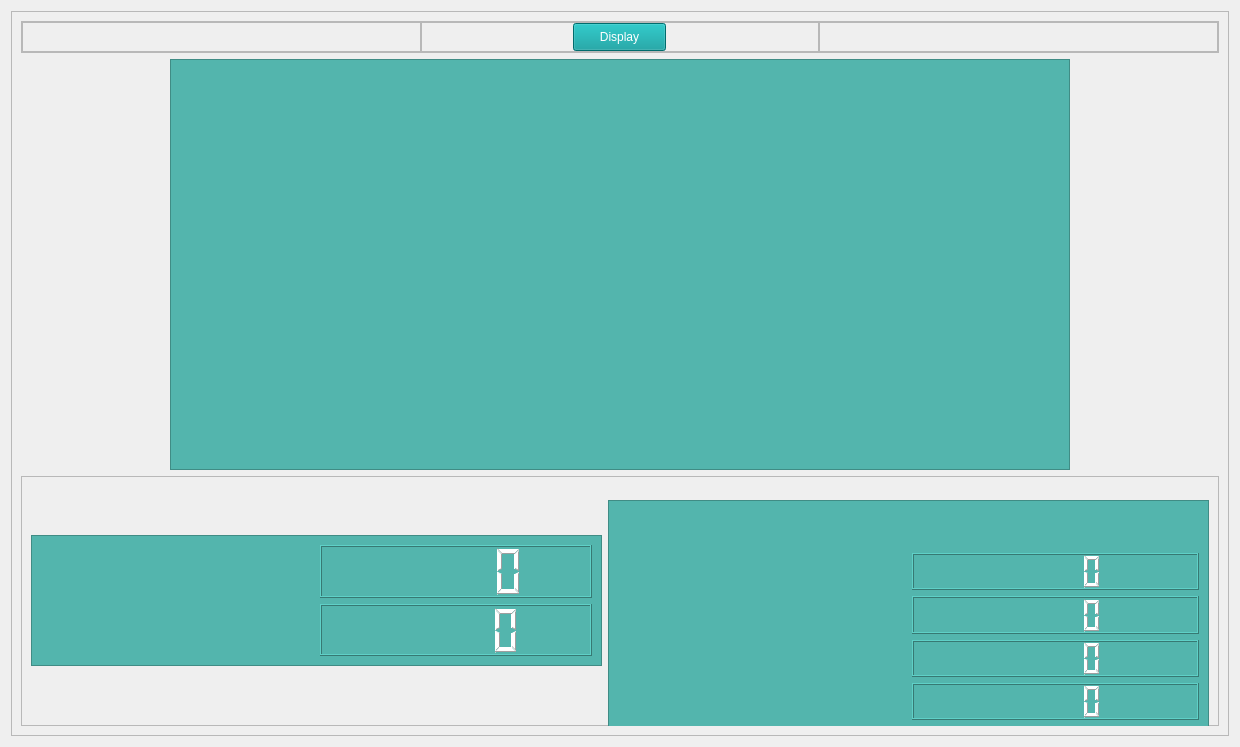
            <widget class="QWidget" name="Statistics_VG">
             <layout class="QVBoxLayout" name="verticalLayout_19">
              <item>
               <widget class="QFrame" name="frame_14">
                <property name="sizePolicy">
                 <sizepolicy hsizetype="Minimum" vsizetype="Minimum">
                  <horstretch>0</horstretch>
                  <verstretch>0</verstretch>
                 </sizepolicy>
                </property>
                <property name="frameShape">
                 <enum>QFrame::StyledPanel</enum>
                </property>
                <property name="frameShadow">
                 <enum>QFrame::Raised</enum>
                </property>
                <layout class="QVBoxLayout" name="verticalLayout_18">
                 <item>
                  <widget class="QFrame" name="frame_42">
                   <property name="minimumSize">
                    <size>
                     <width>0</width>
                     <height>32</height>
                    </size>
                   </property>
                   <property name="maximumSize">
                    <size>
                     <width>16777215</width>
                     <height>32</height>
                    </size>
                   </property>
                   <property name="frameShape">
                    <enum>QFrame::StyledPanel</enum>
                   </property>
                   <property name="frameShadow">
                    <enum>QFrame::Raised</enum>
                   </property>
                   <layout class="QHBoxLayout" name="horizontalLayout_34">
                    <property name="spacing">
                     <number>0</number>
                    </property>
                    <property name="leftMargin">
                     <number>0</number>
                    </property>
                    <property name="topMargin">
                     <number>0</number>
                    </property>
                    <property name="rightMargin">
                     <number>0</number>
                    </property>
                    <property name="bottomMargin">
                     <number>0</number>
                    </property>
                    <item>
                     <widget class="QFrame" name="frame_43">
                      <property name="styleSheet">
                       <string notr="true"/>
                      </property>
                      <property name="frameShape">
                       <enum>QFrame::StyledPanel</enum>
                      </property>
                      <property name="frameShadow">
                       <enum>QFrame::Raised</enum>
                      </property>
                     </widget>
                    </item>
                    <item>
                     <widget class="QFrame" name="frame_44">
                      <property name="maximumSize">
                       <size>
                        <width>16777215</width>
                        <height>30</height>
                       </size>
                      </property>
                      <property name="styleSheet">
                       <string notr="true">QPushButton{
	background-color: rgb(0, 151, 152);
	color: #fff;
}
QPushButton:hover{
    border-color: rgb(255, 255, 255);
	background-color: rgb(0, 181, 182);
}
QPushButton:pressed {
	background-color:  rgb(0, 191, 192);
	border-bottom: 2px solid rgb(255, 165, 24);
}</string>
                      </property>
                      <property name="frameShape">
                       <enum>QFrame::StyledPanel</enum>
                      </property>
                      <property name="frameShadow">
                       <enum>QFrame::Raised</enum>
                      </property>
                      <layout class="QHBoxLayout" name="horizontalLayout_35">
                       <property name="spacing">
                        <number>0</number>
                       </property>
                       <property name="leftMargin">
                        <number>0</number>
                       </property>
                       <property name="topMargin">
                        <number>0</number>
                       </property>
                       <property name="rightMargin">
                        <number>0</number>
                       </property>
                       <property name="bottomMargin">
                        <number>0</number>
                       </property>
                       <item>
                        <widget class="QPushButton" name="pushButton_2">
                         <property name="minimumSize">
                          <size>
                           <width>93</width>
                           <height>28</height>
                          </size>
                         </property>
                         <property name="maximumSize">
                          <size>
                           <width>93</width>
                           <height>28</height>
                          </size>
                         </property>
                         <property name="text">
                          <string>Display</string>
                         </property>
                        </widget>
                       </item>
                      </layout>
                     </widget>
                    </item>
                    <item>
                     <widget class="QFrame" name="frame_45">
                      <property name="styleSheet">
                       <string notr="true"/>
                      </property>
                      <property name="frameShape">
                       <enum>QFrame::StyledPanel</enum>
                      </property>
                      <property name="frameShadow">
                       <enum>QFrame::Raised</enum>
                      </property>
                     </widget>
                    </item>
                   </layout>
                  </widget>
                 </item>
                 <item alignment="Qt::AlignHCenter|Qt::AlignTop">
                  <widget class="QFrame" name="Stats_1_VG">
                   <property name="minimumSize">
                    <size>
                     <width>900</width>
                     <height>411</height>
                    </size>
                   </property>
                   <property name="maximumSize">
                    <size>
                     <width>900</width>
                     <height>411</height>
                    </size>
                   </property>
                   <property name="styleSheet">
                    <string notr="true">background-color: rgb(83, 181, 173);
</string>
                   </property>
                   <property name="frameShape">
                    <enum>QFrame::StyledPanel</enum>
                   </property>
                   <property name="frameShadow">
                    <enum>QFrame::Plain</enum>
                   </property>
                   <layout class="QVBoxLayout" name="verticalLayout_5">
                    <property name="leftMargin">
                     <number>10</number>
                    </property>
                    <property name="topMargin">
                     <number>0</number>
                    </property>
                    <property name="rightMargin">
                     <number>10</number>
                    </property>
                    <property name="bottomMargin">
                     <number>20</number>
                    </property>
                    <item>
                     <widget class="QLabel" name="T1_VG">
                      <property name="font">
                       <font>
                        <family>MS Shell Dlg 2</family>
                        <pointsize>13</pointsize>
                        <weight>50</weight>
                        <italic>false</italic>
                        <bold>false</bold>
                       </font>
                      </property>
                      <property name="styleSheet">
                       <string notr="true">color: rgb(255, 255, 255);
font: 13pt &quot;MS Shell Dlg 2&quot;;</string>
                      </property>
                      <property name="text">
                       <string/>
                      </property>
                      <property name="wordWrap">
                       <bool>false</bool>
                      </property>
                     </widget>
                    </item>
                    <item>
                     <widget class="QLabel" name="T2_VG">
                      <property name="styleSheet">
                       <string notr="true">color: rgb(255, 255, 255);
font: 13pt &quot;MS Shell Dlg 2&quot;;</string>
                      </property>
                      <property name="text">
                       <string/>
                      </property>
                      <property name="wordWrap">
                       <bool>false</bool>
                      </property>
                     </widget>
                    </item>
                    <item>
                     <widget class="QLabel" name="T3_VG">
                      <property name="styleSheet">
                       <string notr="true">color: rgb(255, 255, 255);
font: 13pt &quot;MS Shell Dlg 2&quot;;</string>
                      </property>
                      <property name="text">
                       <string/>
                      </property>
                      <property name="wordWrap">
                       <bool>false</bool>
                      </property>
                     </widget>
                    </item>
                    <item>
                     <widget class="QLabel" name="T4_VG">
                      <property name="styleSheet">
                       <string notr="true">color: rgb(255, 255, 255);
font: 13pt &quot;MS Shell Dlg 2&quot;;</string>
                      </property>
                      <property name="text">
                       <string/>
                      </property>
                      <property name="wordWrap">
                       <bool>false</bool>
                      </property>
                     </widget>
                    </item>
                    <item>
                     <widget class="QLabel" name="T5_VG">
                      <property name="styleSheet">
                       <string notr="true">color: rgb(255, 255, 255);
font: 13pt &quot;MS Shell Dlg 2&quot;;</string>
                      </property>
                      <property name="text">
                       <string/>
                      </property>
                      <property name="wordWrap">
                       <bool>false</bool>
                      </property>
                     </widget>
                    </item>
                    <item>
                     <widget class="QLabel" name="T6_VG">
                      <property name="styleSheet">
                       <string notr="true">color: rgb(255, 255, 255);
font: 13pt &quot;MS Shell Dlg 2&quot;;</string>
                      </property>
                      <property name="text">
                       <string/>
                      </property>
                      <property name="wordWrap">
                       <bool>false</bool>
                      </property>
                     </widget>
                    </item>
                    <item>
                     <widget class="QLabel" name="T7_VG">
                      <property name="styleSheet">
                       <string notr="true">color: rgb(255, 255, 255);
font: 13pt &quot;MS Shell Dlg 2&quot;;</string>
                      </property>
                      <property name="text">
                       <string/>
                      </property>
                      <property name="wordWrap">
                       <bool>false</bool>
                      </property>
                     </widget>
                    </item>
                   </layout>
                  </widget>
                 </item>
                 <item>
                  <widget class="QFrame" name="frame_17">
                   <property name="frameShape">
                    <enum>QFrame::StyledPanel</enum>
                   </property>
                   <property name="frameShadow">
                    <enum>QFrame::Raised</enum>
                   </property>
                   <layout class="QHBoxLayout" name="horizontalLayout_21">
                    <item>
                     <widget class="QFrame" name="Stats_2_VG">
                      <property name="minimumSize">
                       <size>
                        <width>571</width>
                        <height>131</height>
                       </size>
                      </property>
                      <property name="maximumSize">
                       <size>
                        <width>571</width>
                        <height>131</height>
                       </size>
                      </property>
                      <property name="styleSheet">
                       <string notr="true">background-color: rgb(83, 181, 173);
</string>
                      </property>
                      <property name="frameShape">
                       <enum>QFrame::StyledPanel</enum>
                      </property>
                      <property name="frameShadow">
                       <enum>QFrame::Raised</enum>
                      </property>
                      <layout class="QGridLayout" name="gridLayout_6">
                       <item row="0" column="0">
                        <widget class="QLabel" name="total_pes_VG">
                         <property name="styleSheet">
                          <string notr="true">color: rgb(255, 255, 255);
font: 12pt &quot;Calibri&quot;;</string>
                         </property>
                         <property name="text">
                          <string/>
                         </property>
                        </widget>
                       </item>
                       <item row="1" column="0">
                        <widget class="QLabel" name="total_defect_VG">
                         <property name="styleSheet">
                          <string notr="true">color: rgb(255, 255, 255);
font: 12pt &quot;Calibri&quot;;</string>
                         </property>
                         <property name="text">
                          <string/>
                         </property>
                        </widget>
                       </item>
                       <item row="0" column="1">
                        <widget class="QLCDNumber" name="num_pes_VG">
                         <property name="styleSheet">
                          <string notr="true">color: rgb(255, 255, 255);</string>
                         </property>
                        </widget>
                       </item>
                       <item row="1" column="1">
                        <widget class="QLCDNumber" name="num_defect_VG">
                         <property name="styleSheet">
                          <string notr="true">color: rgb(255, 255, 255);</string>
                         </property>
                        </widget>
                       </item>
                      </layout>
                     </widget>
                    </item>
                    <item>
                     <widget class="QFrame" name="Stats_3_VG">
                      <property name="minimumSize">
                       <size>
                        <width>601</width>
                        <height>230</height>
                       </size>
                      </property>
                      <property name="maximumSize">
                       <size>
                        <width>601</width>
                        <height>201</height>
                       </size>
                      </property>
                      <property name="styleSheet">
                       <string notr="true">background-color: rgb(83, 181, 173);
</string>
                      </property>
                      <property name="frameShape">
                       <enum>QFrame::StyledPanel</enum>
                      </property>
                      <property name="frameShadow">
                       <enum>QFrame::Raised</enum>
                      </property>
                      <layout class="QGridLayout" name="gridLayout_5">
                       <item row="1" column="1">
                        <widget class="QLCDNumber" name="numd1_VG">
                         <property name="styleSheet">
                          <string notr="true">color: rgb(255, 255, 255);</string>
                         </property>
                        </widget>
                       </item>
                       <item row="3" column="0">
                        <widget class="QLabel" name="d3_VG">
                         <property name="styleSheet">
                          <string notr="true">color: rgb(255, 255, 255);
font: 12pt &quot;Calibri&quot;;</string>
                         </property>
                         <property name="text">
                          <string/>
                         </property>
                        </widget>
                       </item>
                       <item row="4" column="0">
                        <widget class="QLabel" name="d4_VG">
                         <property name="styleSheet">
                          <string notr="true">color: rgb(255, 255, 255);
font: 12pt &quot;Calibri&quot;;</string>
                         </property>
                         <property name="text">
                          <string/>
                         </property>
                        </widget>
                       </item>
                       <item row="4" column="1">
                        <widget class="QLCDNumber" name="numd4_VG">
                         <property name="styleSheet">
                          <string notr="true">color: rgb(255, 255, 255);</string>
                         </property>
                        </widget>
                       </item>
                       <item row="2" column="0">
                        <widget class="QLabel" name="d2_VG">
                         <property name="styleSheet">
                          <string notr="true">color: rgb(255, 255, 255);
font: 12pt &quot;Calibri&quot;;</string>
                         </property>
                         <property name="text">
                          <string/>
                         </property>
                        </widget>
                       </item>
                       <item row="2" column="1">
                        <widget class="QLCDNumber" name="numd2_VG">
                         <property name="styleSheet">
                          <string notr="true">color: rgb(255, 255, 255);</string>
                         </property>
                        </widget>
                       </item>
                       <item row="1" column="0">
                        <widget class="QLabel" name="d1_VG">
                         <property name="styleSheet">
                          <string notr="true">color: rgb(255, 255, 255);
font: 12pt &quot;Calibri&quot;;</string>
                         </property>
                         <property name="text">
                          <string/>
                         </property>
                        </widget>
                       </item>
                       <item row="3" column="1">
                        <widget class="QLCDNumber" name="numd3_VG">
                         <property name="styleSheet">
                          <string notr="true">color: rgb(255, 255, 255);</string>
                         </property>
                        </widget>
                       </item>
                       <item row="0" column="0" colspan="2">
                        <widget class="QLabel" name="label">
                         <property name="styleSheet">
                          <string notr="true">color: rgb(255, 255, 255);
font: 75 12pt &quot;Calibri&quot;;</string>
                         </property>
                         <property name="text">
                          <string/>
                         </property>
                        </widget>
                       </item>
                      </layout>
                     </widget>
                    </item>
                   </layout>
                  </widget>
                 </item>
                </layout>
               </widget>
              </item>
             </layout>
            </widget>
